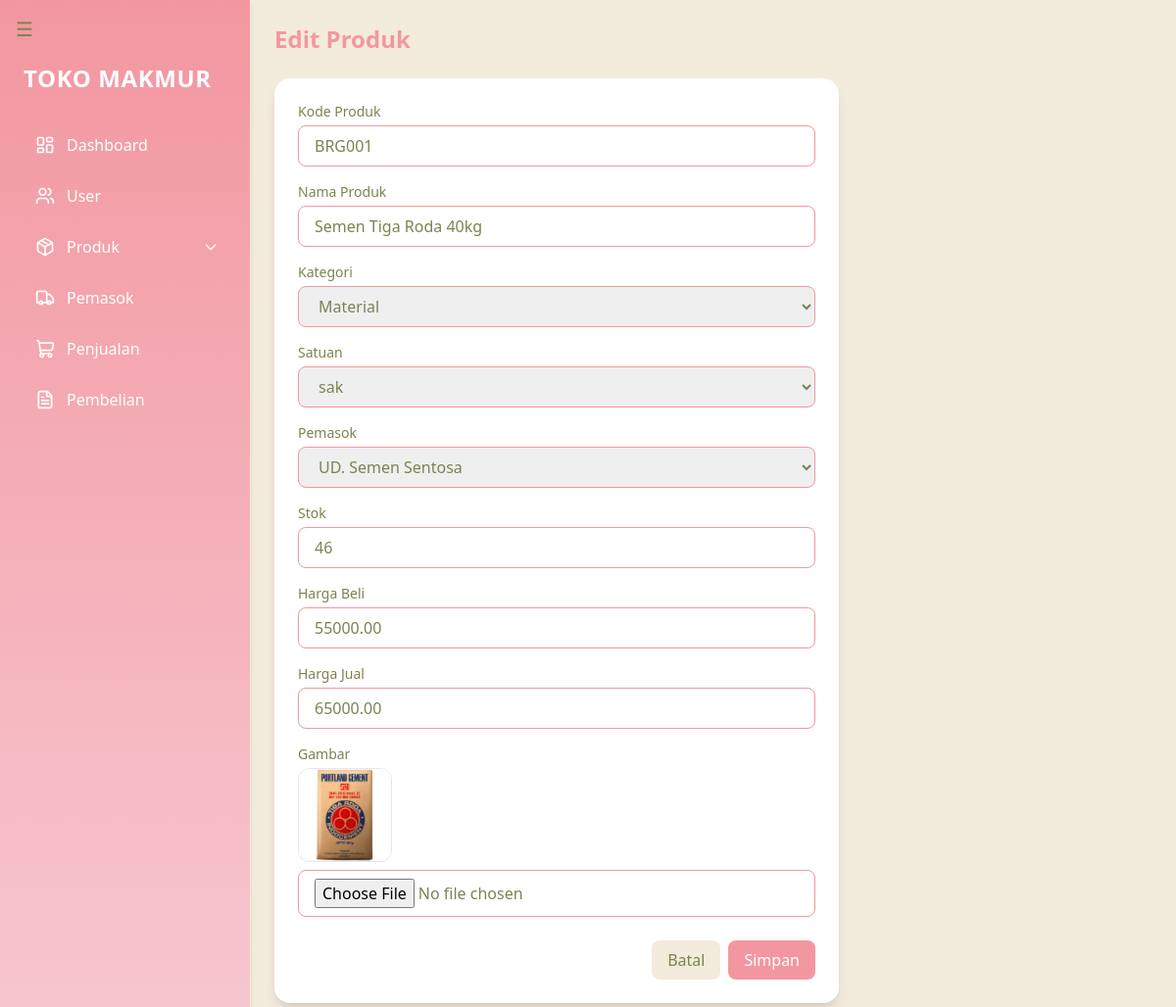
/produk/edit/29/, run on the app's committed database.
### produk/models.py (models this page shows, shortened)
class Produk(models.Model):
    kode_produk = models.CharField(max_length=20, unique=True, verbose_name=_("Kode Produk"))
    nama = models.CharField(max_length=200, verbose_name=_("Nama Produk"))
    kategori = models.ForeignKey(KategoriProduk, on_delete=models.SET_NULL, null=True, verbose_name=_("Kategori"))
    satuan = models.ForeignKey(Satuan, on_delete=models.SET_NULL, null=True, verbose_name=_("Satuan"))
    stok = models.PositiveIntegerField(default=0, verbose_name=_("Stok"))
    harga_beli = models.DecimalField(max_digits=12, decimal_places=2, verbose_name=_("Harga Beli"))
    harga_jual = models.DecimalField(max_digits=12, decimal_places=2, verbose_name=_("Harga Jual"))
    pemasok = models.ForeignKey(Pemasok, on_delete=models.SET_NULL, null=True, verbose_name=_("Pemasok"))
    gambar = models.ImageField(upload_to="produk/", null=True, blank=True, verbose_name=_("Foto Produk"))
    class Meta:
        verbose_name = _("Produk")
        verbose_name_plural = _("Produk")

class KategoriProduk(models.Model):
    nama = models.CharField(max_length=100, verbose_name=_("Nama Kategori"))
    deskripsi = models.TextField(blank=True, null=True, verbose_name=_("Deskripsi"))
    class Meta:
        verbose_name = _("Kategori Produk")
        verbose_name_plural = _("Kategori Produk")

class Satuan(models.Model):
    nama = models.CharField(max_length=50, verbose_name=_("Nama Satuan"))
    class Meta:
        verbose_name = _("Satuan")
        verbose_name_plural = _("Satuan")

class Pemasok(models.Model):
    nama = models.CharField(max_length=100, verbose_name=_("Nama Pemasok"))
    kontak = models.CharField(max_length=100, verbose_name=_("Kontak"))
    alamat = models.TextField(verbose_name=_("Alamat"))
    class Meta:
        verbose_name = _("Pemasok")
        verbose_name_plural = _("Pemasok")

### produk/views.py (the view, shortened to what this page needs)
# urls.py: path('produk/edit/<int:id>/', views.edit_produk, name='edit_produk'),
def edit_produk(request, id):
    produk = Produk.objects.get(pk=id)
    kategori = KategoriProduk.objects.all()
    satuan = Satuan.objects.all()
    pemasok = Pemasok.objects.all()
    return render(request, 'produk/edit_produk.html', {
        'produk': produk,
        'kategori_list': kategori,
        'satuan': satuan,
        'pemasok': pemasok,
    })

### produk/templates/produk/edit_produk.html (shortened to what this page needs)
{% extends "layouts.html" %}
{% load static %}
{% block content %}
<h2 class="text-2xl font-bold mb-6 text-[#F297A0]">Edit Produk</h2>
<form action="{% url 'edit_produk' produk.id %}" method="post" enctype="multipart/form-data" class="bg-white p-6 rounded-2xl shadow-lg max-w-xl">
  <div class="mb-4">
    <label class="block text-sm font-medium text-[#7A8450] mb-1">Kode Produk</label>
    <input type="text" name="kode_produk" value="{{ produk.kode_produk }}" required class="w-full border border-[#F297A0] rounded-lg px-4 py-2 focus:outline-none focus:ring-2 focus:ring-[#F297A0]">
  </div>
  <div class="mb-4">
    <label class="block text-sm font-medium text-[#7A8450] mb-1">Nama Produk</label>
    <input type="text" name="nama" value="{{ produk.nama }}" required class="w-full border border-[#F297A0] rounded-lg px-4 py-2 focus:outline-none focus:ring-2 focus:ring-[#F297A0]">
  </div>
  <div class="mb-4">
    <label class="block text-sm font-medium text-[#7A8450] mb-1">Kategori</label>
    <select name="kategori" class="w-full border border-[#F297A0] rounded-lg px-4 py-2 focus:outline-none focus:ring-2 focus:ring-[#F297A0]">
      {% for k in kategori_list %}
        <option value="{{ k.id }}" {% if produk.kategori.id == k.id %}selected{% endif %}>{{ k.nama }}</option>
      {% endfor %}
    </select>
  </div>
  <div class="mb-4">
    <label class="block text-sm font-medium text-[#7A8450] mb-1">Satuan</label>
    <select name="satuan" class="w-full border border-[#F297A0] rounded-lg px-4 py-2 focus:outline-none focus:ring-2 focus:ring-[#F297A0]">
      {% for s in satuan %}
        <option value="{{ s.id }}" {% if produk.satuan.id == s.id %}selected{% endif %}>{{ s.nama }}</option>
      {% endfor %}
    </select>
  </div>
  <div class="mb-4">
    <label class="block text-sm font-medium text-[#7A8450] mb-1">Pemasok</label>
    <select name="pemasok" class="w-full border border-[#F297A0] rounded-lg px-4 py-2 focus:outline-none focus:ring-2 focus:ring-[#F297A0]">
      {% for p in pemasok %}
        <option value="{{ p.id }}" {% if produk.pemasok.id == p.id %}selected{% endif %}>{{ p.nama }}</option>
      {% endfor %}
    </select>
  </div>
  <div class="mb-4">
    <label class="block text-sm font-medium text-[#7A8450] mb-1">Stok</label>
    <input type="number" name="stok" value="{{ produk.stok }}" required class="w-full border border-[#F297A0] rounded-lg px-4 py-2 focus:outline-none focus:ring-2 focus:ring-[#F297A0]">
  </div>
  <div class="mb-4">
    <label class="block text-sm font-medium text-[#7A8450] mb-1">Harga Beli</label>
    <input type="number" name="harga_beli" value="{{ produk.harga_beli }}" required class="w-full border border-[#F297A0] rounded-lg px-4 py-2 focus:outline-none focus:ring-2 focus:ring-[#F297A0]">
  </div>
<div class="mb-4">
  <label class="block text-sm font-medium text-[#7A8450] mb-1">Harga Jual</label>
  <input
    type="number"
    name="harga_jual"
    value="{{ produk.harga_jual }}"
    step="1"
    min="0"
    required
    class="w-full border border-[#F297A0] rounded-lg px-4 py-2 focus:outline-none focus:ring-2 focus:ring-[#F297A0]"
    placeholder="Contoh: 15000">
</div>
  <div class="mb-6">
    <label class="block text-sm font-medium text-[#7A8450] mb-1">Gambar</label>
    {% if produk.gambar %}
      <img src="{{ produk.gambar.url }}" class="w-24 h-24 object-cover rounded-xl border mb-2">
    {% endif %}
    <input type="file" name="gambar" class="w-full border border-[#F297A0] rounded-lg px-4 py-2 focus:outline-none focus:ring-2 focus:ring-[#F297A0]">
  </div>
  <div class="flex justify-end gap-2">
    <a href="{% url 'daftar_produk' %}" class="px-4 py-2 bg-[#F3EBDB] text-[#7A8450] rounded-lg hover:bg-[#e4dccb] transition-all">Batal</a>
    <button type="submit" class="px-4 py-2 bg-[#F297A0] text-white rounded-lg hover:bg-[#e1858b] transition-all">Simpan</button>
  </div>
</form>
{% endblock %}

### produk/templates/layouts.html (style rules this page uses)
.transition-all { transition: all 0.3s ease-in-out; }

### data on the page
Produk: kode_produk "BRG001", nama "Semen Tiga Roda 40kg", kategori "Material", satuan "sak", pemasok "UD. Semen Sentosa", stok "46", harga_beli "55000.00", harga_jual "65000.00", gambar (picture)
